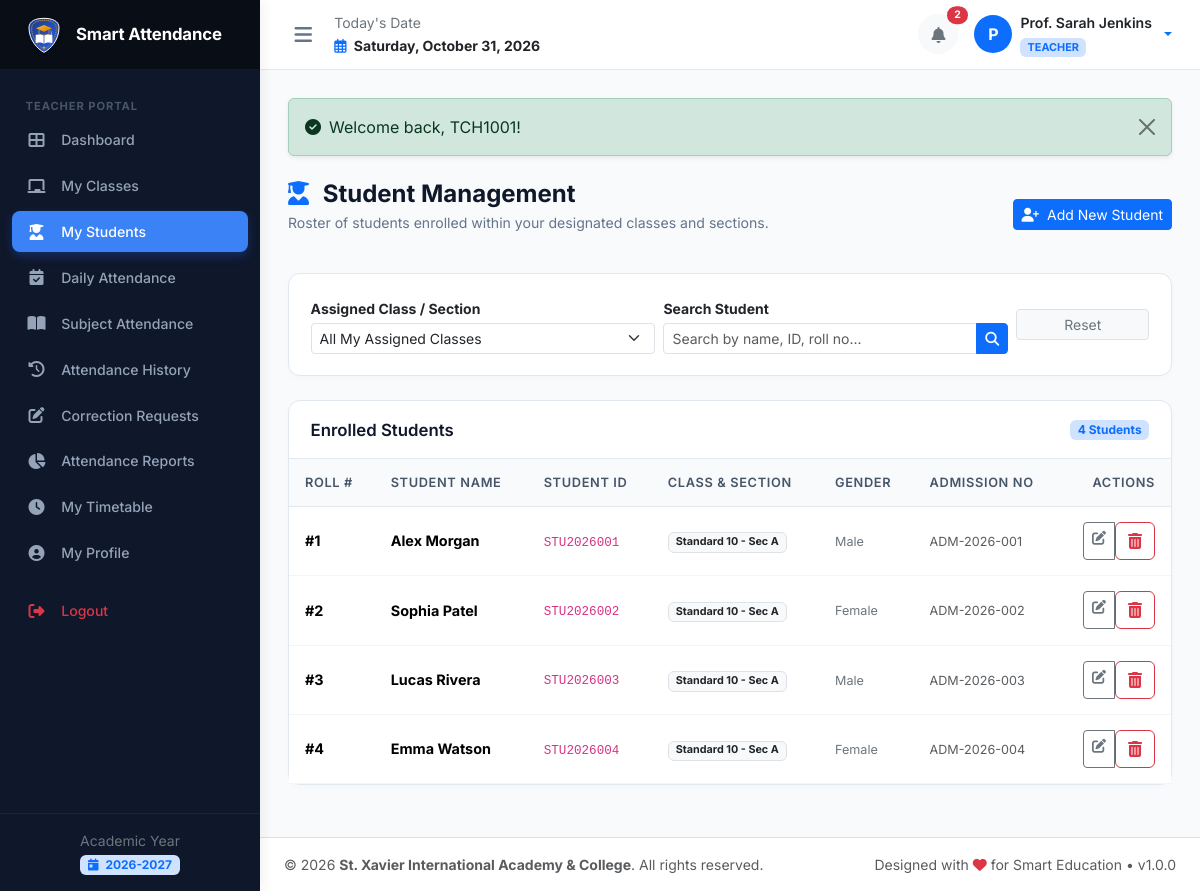
The page /teacher/my_students.php (signed in) on the database its author committed.
### tables this page shows
CREATE TABLE `academic_years` (
  `id` INT AUTO_INCREMENT PRIMARY KEY,
  `name` VARCHAR(50) NOT NULL UNIQUE,
  `start_date` DATE NOT NULL,
  `end_date` DATE NOT NULL,
  `is_current` TINYINT(1) NOT NULL DEFAULT 0,
  `status` ENUM('active', 'archived') NOT NULL DEFAULT 'active',
  `created_at` TIMESTAMP DEFAULT CURRENT_TIMESTAMP
);

CREATE TABLE `students` (
  `id` INT AUTO_INCREMENT PRIMARY KEY,
  `user_id` INT NOT NULL UNIQUE,
  `student_id` VARCHAR(50) NOT NULL UNIQUE,
  `admission_no` VARCHAR(50) NOT NULL UNIQUE,
  `roll_no` INT NOT NULL,
  `full_name` VARCHAR(150) NOT NULL,
  `photo` VARCHAR(255) NULL,
  `dob` DATE NULL,
  `gender` ENUM('male', 'female', 'other') DEFAULT 'male',
  `address` TEXT NULL,
  `class_id` INT NOT NULL,
  `section_id` INT NOT NULL,
  `academic_year_id` INT NOT NULL,
  `admission_date` DATE NULL,
  `created_at` TIMESTAMP DEFAULT CURRENT_TIMESTAMP,
  `updated_at` TIMESTAMP DEFAULT CURRENT_TIMESTAMP ON UPDATE CURRENT_TIMESTAMP,
  UNIQUE KEY `uk_class_section_roll` (`class_id`, `section_id`, `roll_no`),
  FOREIGN KEY (`user_id`) REFERENCES `users`(`id`) ON DELETE CASCADE,
  FOREIGN KEY (`class_id`) REFERENCES `classes`(`id`) ON DELETE CASCADE,
  FOREIGN KEY (`section_id`) REFERENCES `sections`(`id`) ON DELETE CASCADE,
  FOREIGN KEY (`academic_year_id`) REFERENCES `academic_years`(`id`) ON DELETE CASCADE
);

CREATE TABLE `classes` (
  `id` INT AUTO_INCREMENT PRIMARY KEY,
  `name` VARCHAR(100) NOT NULL UNIQUE,
  `type` ENUM('school', 'college') NOT NULL DEFAULT 'school',
  `numeric_level` INT NOT NULL,
  `created_at` TIMESTAMP DEFAULT CURRENT_TIMESTAMP,
  INDEX `idx_class_type` (`type`)
);

CREATE TABLE `sections` (
  `id` INT AUTO_INCREMENT PRIMARY KEY,
  `class_id` INT NOT NULL,
  `name` VARCHAR(20) NOT NULL,
  `created_at` TIMESTAMP DEFAULT CURRENT_TIMESTAMP,
  UNIQUE KEY `uk_class_section` (`class_id`, `name`),
  FOREIGN KEY (`class_id`) REFERENCES `classes`(`id`) ON DELETE CASCADE
);

### includes/auth.php (called while the page is built, shortened)
<?php
require_once __DIR__ . '/functions.php';
function current_role(): ?string {
    return $_SESSION['user']['role'] ?? null;
}

### teacher/my_students.php (the view, shortened to what this page needs)
<?php
require_once __DIR__ . '/../includes/functions.php';
require_once __DIR__ . '/../includes/auth.php';
$pdo = get_db_connection();
$currentUserId = (int)$_SESSION['user']['id'];
$tStmt = $pdo->prepare("SELECT id FROM teachers WHERE user_id = ?");
$tStmt->execute([$currentUserId]);
$teacherId = (int)$tStmt->fetchColumn();
$assignStmt = $pdo->prepare("SELECT DISTINCT ta.class_id, ta.section_id, c.name as class_name, sec.name as section_name
                             FROM teacher_assignments ta
                             JOIN classes c ON ta.class_id = c.id
                             JOIN sections sec ON ta.section_id = sec.id
                             WHERE ta.teacher_id = ?");
$assignStmt->execute([$teacherId]);
$assignedPairs = $assignStmt->fetchAll();
$search = trim($_GET['search'] ?? '');
$students = [];
if (!empty($assignedPairs)) {
    $csConditions = [];
    $params = [];
    foreach ($assignedPairs as $p) {
        $csConditions[] = "(s.class_id = ? AND s.section_id = ?)";
        $params[] = (int)$p['class_id'];
        $params[] = (int)$p['section_id'];
    }
    $whereCS = "(" . implode(' OR ', $csConditions) . ")";
    $extraWhere = [];
    $extraClause = !empty($extraWhere) ? " AND " . implode(' AND ', $extraWhere) : "";
    $sql = "SELECT s.*, c.name as class_name, sec.name as section_name, u.status as account_status
            FROM students s
            JOIN classes c ON s.class_id = c.id
            JOIN sections sec ON s.section_id = sec.id
            JOIN users u ON s.user_id = u.id
            WHERE {$whereCS} {$extraClause}
            ORDER BY c.numeric_level, sec.name, s.roll_no ASC";
    $stmt = $pdo->prepare($sql);
    $stmt->execute($params);
    $students = $stmt->fetchAll();
}
require_once __DIR__ . '/../includes/header.php';
require_once __DIR__ . '/../includes/sidebar.php';
require_once __DIR__ . '/../includes/navbar.php';
?>
<div class="page-header">
  <div>
    <h1 class="page-title"><i class="fas fa-user-graduate me-2 text-primary"></i> Student Management</h1>
    <p class="page-subtitle">Roster of students enrolled within your designated classes and sections.</p>
  </div>
  <a href="<?= BASE_URL ?>/teacher/student_add.php" class="btn btn-primary btn-sm">
    <i class="fas fa-user-plus me-1"></i> Add New Student
  </a>
</div>
<div class="card card-custom mb-4">
  <div class="card-body">
    <form method="GET" action="" class="row g-2 align-items-center">
      <div class="col-md-5">
        <label class="form-label small fw-bold mb-1">Assigned Class / Section</label>
        <select name="class_sec" class="form-select form-select-sm" onchange="this.form.submit()">
          <option value="0:0">All My Assigned Classes</option>
        </select>
      </div>
      <div class="col-md-5">
        <label class="form-label small fw-bold mb-1">Search Student</label>
        <div class="input-group input-group-sm">
          <input type="text" name="search" class="form-control" placeholder="Search by name, ID, roll no..." value="<?= e($search) ?>">
          <button type="submit" class="btn btn-primary"><i class="fas fa-search"></i></button>
        </div>
      </div>
      <div class="col-md-2 d-flex align-items-end">
        <a href="<?= BASE_URL ?>/teacher/my_students.php" class="btn btn-light btn-sm w-100 border text-secondary">Reset</a>
      </div>
    </form>
  </div>
</div>
<div class="card card-custom">
  <div class="card-header d-flex justify-content-between align-items-center">
    <h5 class="card-title">Enrolled Students</h5>
    <span class="badge bg-primary-subtle text-primary"><?= count($students) ?> Students</span>
  </div>
  <div class="card-body p-0">
    <div class="table-responsive">
      <table class="table table-custom table-hover align-middle mb-0">
        <thead>
          <tr>
            <th>Roll #</th>
            <th>Student Name</th>
            <th>Student ID</th>
            <th>Class & Section</th>
            <th>Gender</th>
            <th>Admission No</th>
            <th class="text-end">Actions</th>
          </tr>
        </thead>
        <tbody>
          <?php if (!empty($students)): ?>
            <?php foreach ($students as $stu): ?>
              <tr>
                <td><strong>#<?= $stu['roll_no'] ?></strong></td>
                <td>
                  <strong><?= e($stu['full_name']) ?></strong>
                </td>
                <td><code><?= e($stu['student_id']) ?></code></td>
                <td>
                  <span class="badge bg-light text-dark border">
                    <?= e($stu['class_name']) ?> - Sec <?= e($stu['section_name']) ?>
                  </span>
                </td>
                <td><small class="text-secondary text-capitalize"><?= e($stu['gender']) ?></small></td>
                <td><small class="text-muted"><?= e($stu['admission_no']) ?></small></td>
                <td class="text-end">
                  <div class="btn-group btn-group-sm">
                    <a href="<?= BASE_URL ?>/teacher/student_edit.php?id=<?= $stu['id'] ?>" class="btn btn-outline-secondary" title="Edit Student">
                      <i class="fas fa-edit"></i>
                    </a>
                    <form method="POST" action="" class="d-inline" onsubmit="return confirm('Remove student <?= e($stu['full_name']) ?> from class?');">
                      <button type="submit" class="btn btn-outline-danger" title="Remove Student">
                        <i class="fas fa-trash-alt"></i>
                      </button>
                    </form>
                  </div>
                </td>
              </tr>
            <?php endforeach; ?>
          <?php else: ?>
            <tr><td colspan="7" class="text-center py-4 text-muted">No students found.</td></tr>
          <?php endif; ?>
        </tbody>
      </table>
    </div>
  </div>
</div>
<?php require_once __DIR__ . '/../includes/footer.php'; ?>

### includes/sidebar.php (shortened to what this page needs)
<?php
$role = current_role() ?? 'student';
$currentScript = basename($_SERVER['PHP_SELF']);
?>
<aside class="app-sidebar" id="appSidebar">
  <div class="sidebar-brand">
    <img src="<?= BASE_URL ?>/assets/img/logo.svg" alt="Logo">
    <div class="brand-title">Smart Attendance</div>
  </div>
  <ul class="sidebar-menu">
    <?php if ($role === 'admin'): ?>
      <li class="menu-header">Administrator</li>
      <li class="nav-item">
        <a class="nav-link <?= ($currentScript === 'index.php') ? 'active' : '' ?>" href="<?= BASE_URL ?>/admin/index.php">
          <i class="fas fa-th-large"></i> <span>Dashboard</span>
        </a>
      </li>
      <li class="nav-item">
        <a class="nav-link <?= in_array($currentScript, ['users.php', 'user_add.php', 'user_edit.php']) ? 'active' : '' ?>" href="<?= BASE_URL ?>/admin/users.php">
          <i class="fas fa-users-cog"></i> <span>User Management</span>
        </a>
      </li>
      <li class="nav-item">
        <a class="nav-link <?= ($currentScript === 'academics.php') ? 'active' : '' ?>" href="<?= BASE_URL ?>/admin/academics.php">
          <i class="fas fa-graduation-cap"></i> <span>Academic Management</span>
        </a>
      </li>
      <li class="nav-item">
        <a class="nav-link <?= ($currentScript === 'timetable.php') ? 'active' : '' ?>" href="<?= BASE_URL ?>/admin/timetable.php">
          <i class="fas fa-calendar-alt"></i> <span>Timetable</span>
        </a>
      </li>
      <li class="nav-item">
        <a class="nav-link <?= ($currentScript === 'attendance.php') ? 'active' : '' ?>" href="<?= BASE_URL ?>/admin/attendance.php">
          <i class="fas fa-clipboard-check"></i> <span>Attendance Overview</span>
        </a>
      </li>
      <li class="nav-item">
        <a class="nav-link <?= ($currentScript === 'reports.php') ? 'active' : '' ?>" href="<?= BASE_URL ?>/admin/reports.php">
          <i class="fas fa-chart-line"></i> <span>Reports & Analytics</span>
        </a>
      </li>
      <li class="nav-item">
        <a class="nav-link <?= ($currentScript === 'holidays.php') ? 'active' : '' ?>" href="<?= BASE_URL ?>/admin/holidays.php">
          <i class="fas fa-umbrella-beach"></i> <span>Holiday Management</span>
        </a>
      </li>
      <li class="nav-item">
        <a class="nav-link <?= ($currentScript === 'audit_logs.php') ? 'active' : '' ?>" href="<?= BASE_URL ?>/admin/audit_logs.php">
          <i class="fas fa-history"></i> <span>Audit Logs</span>
        </a>
      </li>
      <li class="nav-item">
        <a class="nav-link <?= ($currentScript === 'profile.php') ? 'active' : '' ?>" href="<?= BASE_URL ?>/admin/profile.php">
          <i class="fas fa-user-circle"></i> <span>My Profile</span>
        </a>
      </li>
      <li class="nav-item">
        <a class="nav-link <?= ($currentScript === 'settings.php') ? 'active' : '' ?>" href="<?= BASE_URL ?>/admin/settings.php">
          <i class="fas fa-cog"></i> <span>Settings</span>
        </a>
      </li>
    <?php elseif ($role === 'teacher'): ?>
      <li class="menu-header">Teacher Portal</li>
      <li class="nav-item">
        <a class="nav-link <?= ($currentScript === 'index.php') ? 'active' : '' ?>" href="<?= BASE_URL ?>/teacher/index.php">
          <i class="fas fa-th-large"></i> <span>Dashboard</span>
        </a>
      </li>
      <li class="nav-item">
        <a class="nav-link <?= ($currentScript === 'my_classes.php') ? 'active' : '' ?>" href="<?= BASE_URL ?>/teacher/my_classes.php">
          <i class="fas fa-chalkboard"></i> <span>My Classes</span>
        </a>
      </li>
      <li class="nav-item">
        <a class="nav-link <?= in_array($currentScript, ['my_students.php', 'student_add.php', 'student_edit.php']) ? 'active' : '' ?>" href="<?= BASE_URL ?>/teacher/my_students.php">
          <i class="fas fa-user-graduate"></i> <span>My Students</span>
        </a>
      </li>
      <li class="nav-item">
        <a class="nav-link <?= ($currentScript === 'attendance_daily.php') ? 'active' : '' ?>" href="<?= BASE_URL ?>/teacher/attendance_daily.php">
          <i class="fas fa-calendar-check"></i> <span>Daily Attendance</span>
        </a>
      </li>
      <li class="nav-item">
        <a class="nav-link <?= ($currentScript === 'attendance_subject.php') ? 'active' : '' ?>" href="<?= BASE_URL ?>/teacher/attendance_subject.php">
          <i class="fas fa-book-open"></i> <span>Subject Attendance</span>
        </a>
      </li>
      <li class="nav-item">
        <a class="nav-link <?= ($currentScript === 'attendance_history.php') ? 'active' : '' ?>" href="<?= BASE_URL ?>/teacher/attendance_history.php">
          <i class="fas fa-history"></i> <span>Attendance History</span>
        </a>
      </li>
      <li class="nav-item">
        <a class="nav-link <?= ($currentScript === 'correction_request.php') ? 'active' : '' ?>" href="<?= BASE_URL ?>/teacher/correction_request.php">
          <i class="fas fa-edit"></i> <span>Correction Requests</span>
        </a>
      </li>
      <li class="nav-item">
        <a class="nav-link <?= ($currentScript === 'reports.php') ? 'active' : '' ?>" href="<?= BASE_URL ?>/teacher/reports.php">
          <i class="fas fa-chart-pie"></i> <span>Attendance Reports</span>
        </a>
      </li>
      <li class="nav-item">
        <a class="nav-link <?= ($currentScript === 'timetable.php') ? 'active' : '' ?>" href="<?= BASE_URL ?>/teacher/timetable.php">
          <i class="fas fa-clock"></i> <span>My Timetable</span>
        </a>
      </li>
      <li class="nav-item">
        <a class="nav-link <?= ($currentScript === 'profile.php') ? 'active' : '' ?>" href="<?= BASE_URL ?>/teacher/profile.php">
          <i class="fas fa-user-circle"></i> <span>My Profile</span>
        </a>
      </li>
    <?php endif; ?>
    <li class="nav-item mt-3">
      <a class="nav-link text-danger" href="<?= BASE_URL ?>/logout.php">
        <i class="fas fa-sign-out-alt"></i> <span>Logout</span>
      </a>
    </li>
  </ul>
  <div class="sidebar-footer text-center">
    <small class="text-secondary d-block">Academic Year</small>
    <span class="badge bg-primary-subtle text-primary mt-1">
      <i class="fas fa-calendar-day me-1"></i> <?= e(get_active_academic_year()['name'] ?? '2026-2027') ?>
    </span>
  </div>
</aside>

### rows shown on the page
academic_years: name "2026-2027"
students: roll_no "1", full_name "Alex Morgan", student "STU2026001", class.name "Standard 10", section.name "A", gender "Male", admission_no "ADM-2026-001"
students: roll_no "2", full_name "Sophia Patel", student "STU2026002", class.name "Standard 10", section.name "A", gender "Female", admission_no "ADM-2026-002"
students: roll_no "3", full_name "Lucas Rivera", student "STU2026003", class.name "Standard 10", section.name "A", gender "Male", admission_no "ADM-2026-003"
students: roll_no "4", full_name "Emma Watson", student "STU2026004", class.name "Standard 10", section.name "A", gender "Female", admission_no "ADM-2026-004"

### other values the page prints
$unreadCount "2"
substr($user['full_name'] ?? 'U', 0, 1) "P"
$user['full_name'] "Prof. Sarah Jenkins"
$user['role'] "TEACHER"
$msg['message'] "Welcome back, TCH1001!"
count($students) "4"
$schoolName "St. Xavier International Academy & College"
APP_VERSION "1.0.0"
